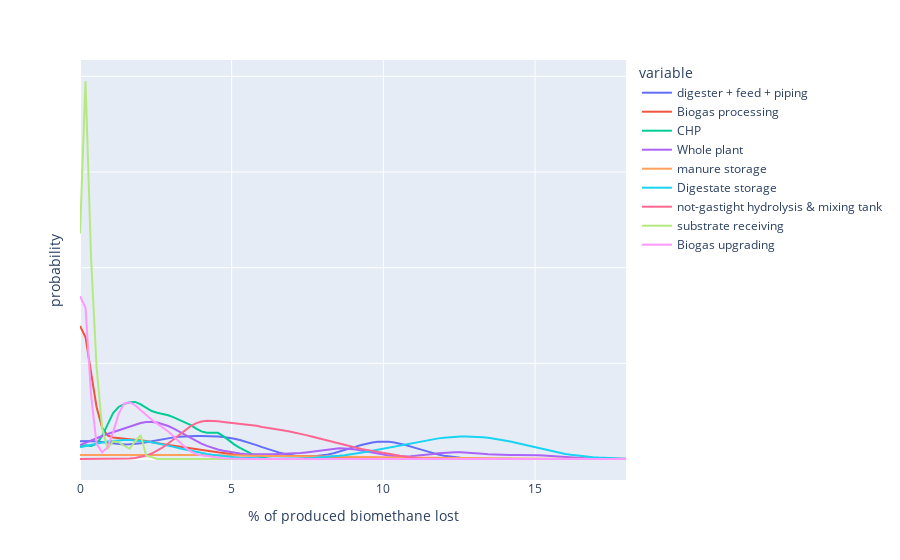

The notebook cell this image was saved under:
### Code cell
# plot the same data with a gaussian KDE
def get_gaussian_kde(df_samples):
    result = dict()
    parts = df_samples.index.unique()
    for part in parts:
        filtered = df_samples.loc[part]
        if max(filtered.samples) > min(filtered.samples):
            result[part] = st.gaussian_kde(list(filtered.samples))
    return result


kdes = get_gaussian_kde(df_samples)
x_range = np.linspace(0, 18, 100)
kde_sample = dict()
for name, kde in kdes.items():
    kde_sample[name] = kde(x_range)
kde_sample.update(dict(x_range=x_range))
df_gaussian = pd.DataFrame(kde_sample)
df_gaussian.set_index("x_range", inplace=True)
df_gaussian.rename(
    {"x_range": "% of produced biomethane lost", "value": "probability"}, inplace=True
)
fig = px.line(df_gaussian)
fig.update_layout(
    {
        "yaxis": {"title": "probability", "showticklabels": False},
        "xaxis": {"title": "% of produced biomethane lost"},
    }
)
